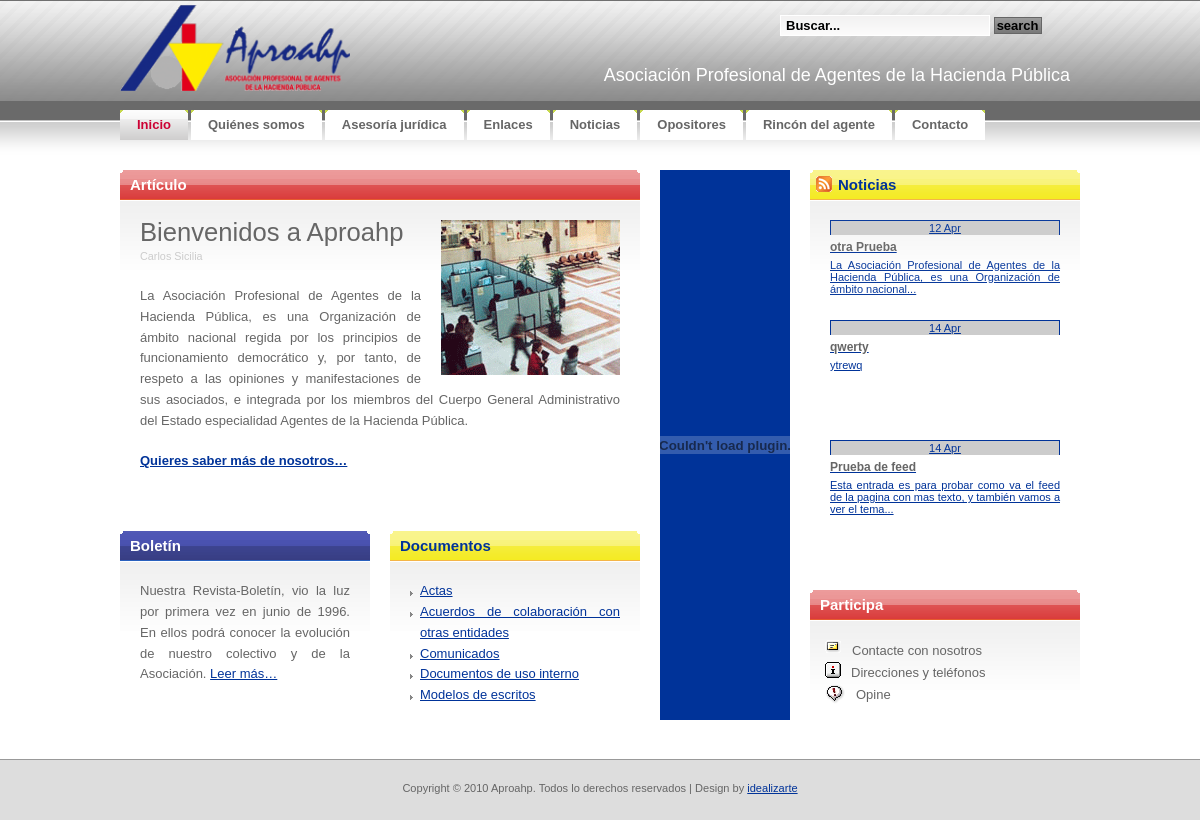
The page / on the database its author committed.
### tables this page shows
CREATE TABLE IF NOT EXISTS `tbl_categorias` (
  `CAT_ID` bigint(20) NOT NULL AUTO_INCREMENT,
  `CAT_Visible` tinyint(1) NOT NULL,
  `CAT_Nombre` varchar(50) NOT NULL,
  `CAT_Comentarios` varchar(200) NOT NULL,
  UNIQUE KEY `ID` (`CAT_ID`)
);

CREATE TABLE IF NOT EXISTS `tbl_noticias` (
  `NOT_ID` bigint(20) NOT NULL AUTO_INCREMENT,
  `NOT_FECHA` timestamp NOT NULL DEFAULT CURRENT_TIMESTAMP,
  `NOT_Autor` bigint(20) NOT NULL,
  `NOT_Titulo` varchar(50) NOT NULL,
  `NOT_resumen` varchar(200) NOT NULL,
  `NOT_texto` text NOT NULL,
  PRIMARY KEY (`NOT_ID`)
);

### lib/siteconfig.php (called while the page is built, shortened)
<?php
	function neat_trim($str, $n, $delim='...') {
	   $len = strlen($str);
	   if ($len > $n) {
	       preg_match('/(.{' . $n . '}.*?)\b/', $str, $matches);
	       return rtrim($matches[1]) . $delim;
	   }
	   else {
	       return $str;
	   }
	}
?>

### index.php (the view, shortened to what this page needs)
<!DOCTYPE html PUBLIC "-//W3C//DTD XHTML 1.0 Strict//EN" "http://www.w3.org/TR/xhtml1/DTD/xhtml1-strict.dtd">
<html xmlns="http://www.w3.org/1999/xhtml">
<head>
<link rel="stylesheet" href="css/reset.css"   type="text/css" media="screen" title="no title" charset="utf-8" />
<link rel="stylesheet" href="css/aproahp.css" type="text/css" media="screen" title="no title" charset="utf-8" />
</head>
<body>
<div id="container">
<?php require("header.php");?>
	<div id="content">
		<div id="feature" class="box-red">
			<h2 class="section"><b>Artículo</b></h2>
			<div class="content"><img src="images/foto_ins.gif" width="179" height="155" alt="Foto Ins"class="right" />
			<h1>Bienvenidos a Aproahp</h1>
			<p class="byline"><small>Carlos Sicilia</small></p>
			<p>La Asociación Profesional de Agentes de la Hacienda Pública, es una Organización de ámbito nacional regida por los principios de funcionamiento democrático y, por tanto, de respeto a las opiniones y manifestaciones de sus asociados, e integrada por los miembros del Cuerpo General Administrativo del Estado especialidad Agentes de la Hacienda Pública.</p>
			<p><a href="#"><strong>Quieres saber más de nosotros&hellip;</strong></a></p>
			</div>
		</div>
		<div class="two-cols">
			<div class="box-blue col-one">
				<h2 class="section"><b>Boletín</b></h2>
				<div class="content">
					<p>Nuestra Revista-Boletín, vio la luz por primera vez en junio de 1996.
					En ellos podrá
					conocer la evolución de nuestro colectivo y de la Asociación. <a href="#">Leer más&hellip;</a></p>
				</div>
			</div>
			<div class="box-yellow col-two">
				<h2 class="section"><b>Documentos</b></h2>
				<div class="content">
					<ul class="list">
						<?php
							require_once("lib/siteconfig.php");
							$cat_result=mysql_query("SELECT * FROM tbl_categorias ORDER BY cat_nombre;");
							for ($x = 0, $numrows = mysql_num_rows($cat_result); $x < $numrows; $x++) {
								$row = mysql_fetch_assoc($cat_result);
								echo "<li><a href='rinconagente/documentos.php?catid=".$row["CAT_ID"]."'>". $row["CAT_Nombre"]."</a></li>";
						    }
						?>
					</ul>
				</div>
			</div>
		</div>
	</div>
	<div id="sidebar">
		<div class="col-one">
			<object classid="clsid:d27cdb6e-ae6d-11cf-96b8-444553540000" codebase="http://fpdownload.macromedia.com/pub/shockwave/cabs/flash/swflash.cab#version=5,0,0,0" width="130" height="550" id="banner_aproahp" align="middle">
			<embed src="images/banner_aproahp.swf" quality="high" bgcolor="#FFFFFF" width="130" height="550" name="banner_aproahp" align="middle" allowScriptAccess="sameDomain" type="application/x-shockwave-flash" pluginspage="http://www.macromedia.com/go/getflashplayer">
			</object>
		</div>
		<div class="col-two">
			<div class="box-noticias">
				<h2 class="section"><a href="rssnoticias.php"><img src="images/rsslogo16x16.gif" id="rssicon" width="16" height="16" alt="RSS Noticias"></a><b>Noticias</b></h2>
				<div class="content">
					<div class="news">
						<ul id="spy">
						<?php include("data.php");?>
						</ul>
					</div>
				</div>
			</div>
			<div class="box-red">
				<h2 class="section"><b>Participa</b></h2>
				<div class="small">
						<p><a href="contacto/contacto.php"><img src="images/iconitos_14.gif" width="17" height="14" alt="Iconitos 14" class="izda">Contacte con nosotros</a><br/>
						<a href="contacto/contacto.php"><img src="images/iconitos_09.gif" width="16" height="16" alt="Iconitos 09" class="izda">Direcciones y teléfonos</a><br/>
						<a href="rinconagente/rinconagente.php"><img src="images/iconitos_07.gif" width="21" height="21" alt="Iconitos 07" class="izda">Opine</a><br/>
				</div>
			</div>
		</div>
	</div>
	<div style="clear: both;">&nbsp;</div>
</div>
</body>
</html>

### data.php
<?php
require_once("lib/siteconfig.php");
$noticias_page="noticias/noticias.php";
$not_result=mysql_query("SELECT * FROM tbl_noticias,tbl_users WHERE NOT_Autor=USR_ID AND DATE(`NOT_FECHA`) <= DATE( NOW( ) ) ORDER BY NOT_FECHA DESC LIMIT 0,5;");
for ($x = 0, $numrows = mysql_num_rows($not_result); $x < $numrows && $x < $numrows ; $x++) {
	$row = mysql_fetch_assoc($not_result);
	$datetime = date("d M", strtotime($row["NOT_FECHA"]));
	echo "<li><a href=".$noticias_page."?noticia=".$row["NOT_ID"]." >";
	echo "<div class=noticiafecha>".$datetime."</div>";
	echo "<div class=noticiatitulo>".$row["NOT_Titulo"]."</div>";
	echo "<div class=noticiaresumen>".neat_trim($row["NOT_resumen"],100)."</div>";
	echo "</a></li>";
}
?>

### css/aproahp.css (style rules this page uses)
* { margin: 0; padding: 0; }
ul,li { list-style-type: none; }
body, th { background: #FFFFFF url(../images/img01.gif) repeat-x; font-family: Verdana, Arial, Helvetica, sans-serif; font-size: 13px; color: #666666; }
h1, h2 { font-family: "Trebuchet MS", Arial, Helvetica, sans-serif; font-weight: normal; }
h1 { font-size: 197%; }
h2 { font-size: 167%; color:#ffffff; }
p, ul, ol { margin-bottom: 1.5em; line-height: 1.6em; }
p { color:#666666; }
ul { list-style: none; }
ul li { padding-left: 10px; background: url(../images/img16.gif) no-repeat 0px 10px; }
a:link { color: #003399; }
img { border: none; }
img.izda { float:left; margin-right:10px; }
img.right { float: right; margin: 0 0 10px 20px; }
.byline { color: #CCCCCC; }
.col-one { float: left; }
.col-two { float: right; }
.two-cols .col-one, .two-cols .col-two { width: 250px; }
.small p { font-size:100%; line-height: 22px; margin-top:20px; margin-left:15px; }
.small a { color:#666666; text-decoration:none; }
.box-red { background: url(../images/img09.gif) repeat-x; }
.box-red .section { background: url(../images/img11.gif) no-repeat right top; color: #FFFFFF; }
.box-red .section b { display: block; height: 23px; padding: 7px 0 0 10px; background: url(../images/img10.gif) no-repeat; font-size:15px; }
.box-red .content { padding: 20px; }
.box-blue { background: url(../images/img13.gif) repeat-x; }
.box-blue .section { background: url(../images/img15.gif) no-repeat right top; color: #ffffff; }
.box-blue .section b { display: block; height: 23px; padding: 7px 0 0 10px; background: url(../images/img14.gif) no-repeat; font-size:15px; }
.box-blue .content { padding: 20px; }
.box-yellow { background: url(../images/img17.gif) repeat-x; }
.box-yellow .section { background: url(../images/img19.gif) no-repeat right top; color: #003399; }
.box-yellow .section b { display: block; height: 23px; padding: 7px 0 0 10px; background: url(../images/img18.gif) no-repeat; font-size:15px; }
.box-yellow .content { padding: 20px; }
.box-noticias { background: url(../images/img17.gif) repeat-x; height:420px; }
.box-noticias .section { background: url(../images/img19.gif) no-repeat right top; color: #003399; }
.box-noticias .section b { display: block; height: 23px; padding: 7px 0 0 10px; background: url(../images/img18.gif) no-repeat; font-size:15px; }
.box-noticias .content { padding: 20px; }
#container { width: 960px; padding: 0px 0px 0px 0px; margin:0 auto; text-align:justify; }
#content { float: left; width: 520px; }
#feature { margin-bottom: 20px; }
#sidebar { float: right; width: 420px; }
#sidebar .col-one { width: 130px; height:550px; background:#003399; }
#sidebar .col-two { width: 270px; }
#footer { height:20px; padding: 20px; background: #DDDDDD; border-top: 1px solid #999999; }
#footer p { margin: 0; text-align: center; font-size: 85%; }
ul#spy li { list-style: none; background: none; padding: 0; cursor: pointer; height:120px; }
.noticiafecha { background-color: rgb(204, 204, 204); padding: 1px 0px; border-width: 1px 1px medium; border-style: solid solid none; border-color: rgb(255, 255, 0) rgb(255, 255, 0) -moz-use-text-color; color: rgb(0, 51, 153); font: 11px Arial; text-align: center; margin-bottom: 5px; }
.noticiatitulo { width: 135px; margin-bottom: 5px; word-wrap: break-word; line-height: 1; font: bold 12px arial; color: rgb(102, 102, 102); }
.noticiaresumen { font: 11px Arial; margin-bottom: 15px; }
#rssicon { float:left; padding: 6px; }

### rows shown on the page
tbl_categorias: CAT_Nombre "Actas"
tbl_categorias: CAT_Nombre "Acuerdos de colaboración con otras entidades"
tbl_categorias: CAT_Nombre "Comunicados"
tbl_categorias: CAT_Nombre "Documentos de uso interno"
tbl_categorias: CAT_Nombre "Modelos de escritos"
tbl_noticias: NOT_FECHA "14 Apr", NOT_Titulo "qwerty", NOT_resumen "ytrewq"
tbl_noticias: NOT_FECHA "14 Apr", NOT_Titulo "Prueba de feed", NOT_resumen "Esta entrada es para probar como va el feed de la pagina con mas texto, y también vamos a ver el tema..."
tbl_noticias: NOT_FECHA "12 Apr", NOT_Titulo "otra Prueba", NOT_resumen "La Asociación Profesional de Agentes de la Hacienda Pública, es una Organización de ámbito nacional..."

### other values the page prints
$item['Name'] "Inicio"
$item['Name'] "Quiénes somos"
$item['Name'] "Asesoría jurídica"
$item['Name'] "Enlaces"
$item['Name'] "Noticias"
$item['Name'] "Opositores"
$item['Name'] "Rincón del agente"
$item['Name'] "Contacto"
